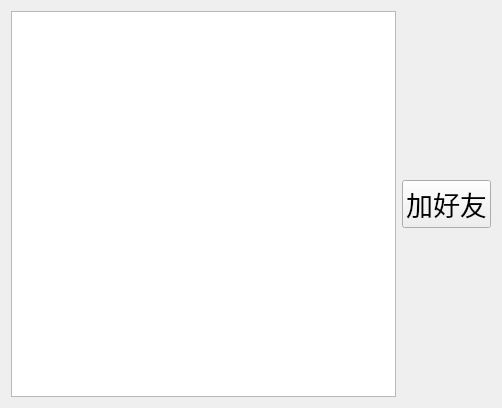
<?xml version="1.0" encoding="UTF-8"?>
<ui version="4.0">
 <class>Online</class>
 <widget class="QWidget" name="Online">
  <property name="geometry">
   <rect>
    <x>0</x>
    <y>0</y>
    <width>502</width>
    <height>408</height>
   </rect>
  </property>
  <property name="windowTitle">
   <string>Form</string>
  </property>
  <layout class="QHBoxLayout" name="horizontalLayout_2">
   <item>
    <layout class="QHBoxLayout" name="horizontalLayout">
     <item>
      <widget class="QListWidget" name="online_lw">
       <property name="font">
        <font>
         <pointsize>16</pointsize>
        </font>
       </property>
      </widget>
     </item>
     <item>
      <layout class="QVBoxLayout" name="verticalLayout">
       <item>
        <spacer name="verticalSpacer_2">
         <property name="orientation">
          <enum>Qt::Vertical</enum>
         </property>
         <property name="sizeHint" stdset="0">
          <size>
           <width>20</width>
           <height>40</height>
          </size>
         </property>
        </spacer>
       </item>
       <item>
        <widget class="QPushButton" name="addFriend_pb">
         <property name="font">
          <font>
           <pointsize>20</pointsize>
          </font>
         </property>
         <property name="text">
          <string>加好友</string>
         </property>
        </widget>
       </item>
       <item>
        <spacer name="verticalSpacer">
         <property name="orientation">
          <enum>Qt::Vertical</enum>
         </property>
         <property name="sizeHint" stdset="0">
          <size>
           <width>20</width>
           <height>40</height>
          </size>
         </property>
        </spacer>
       </item>
      </layout>
     </item>
    </layout>
   </item>
  </layout>
 </widget>
 <resources/>
 <connections/>
</ui>
